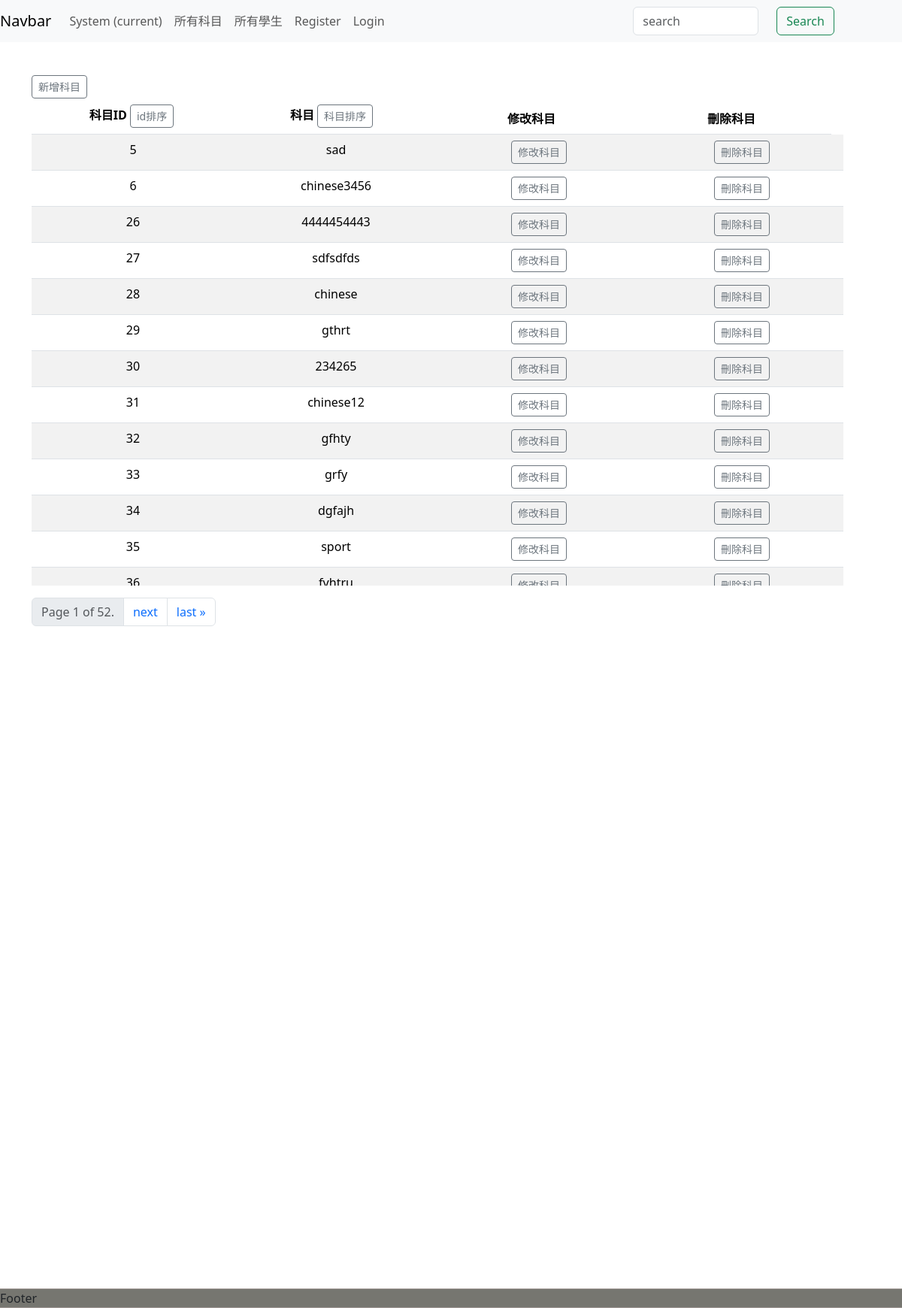
Before: /app/subjects/ with the older database file.
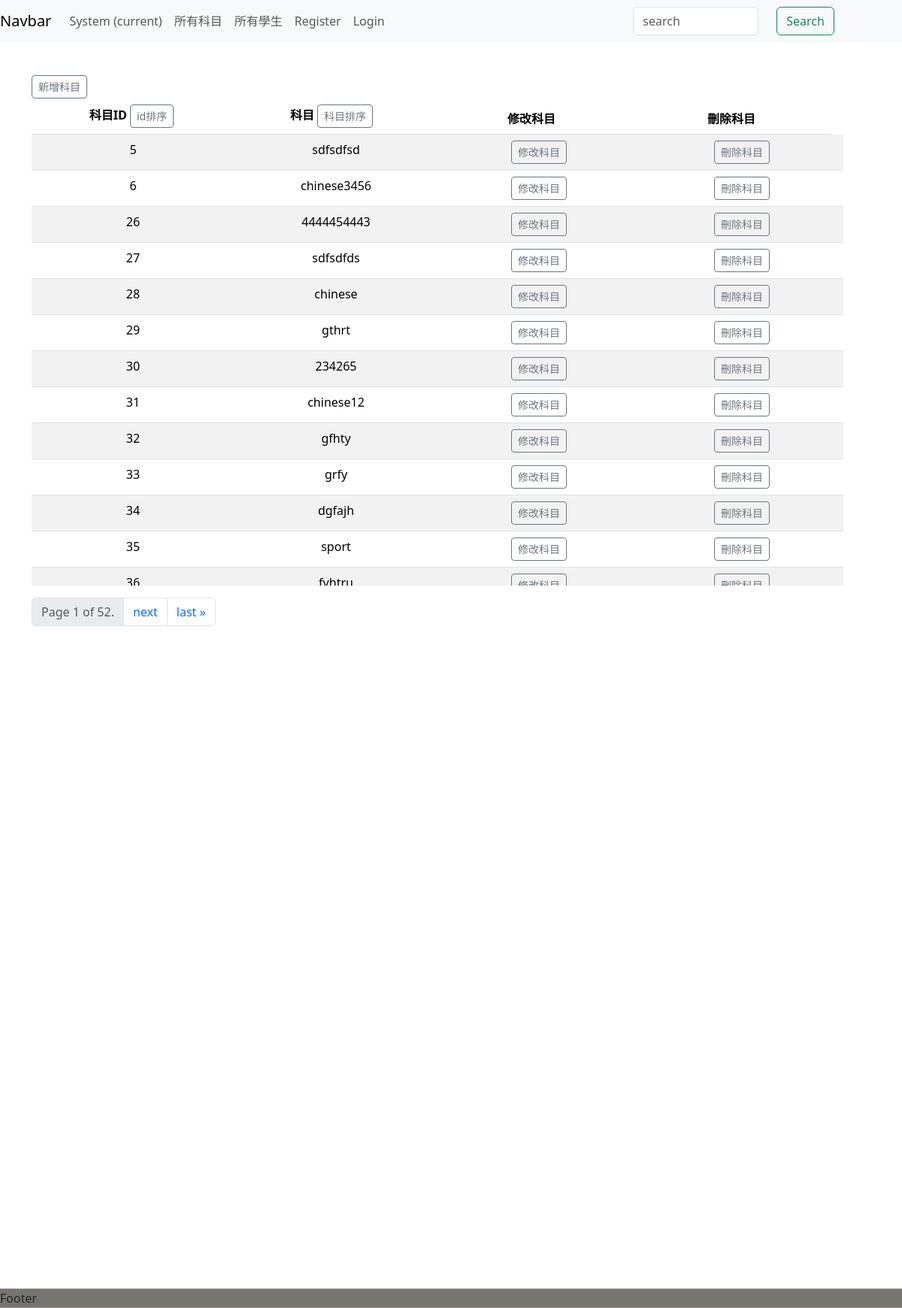
After: the same page with the newer database file.
### app/models.py (models this page shows, shortened)
class Subject(models.Model):
    subjectName = models.CharField(max_length=30,unique=True,verbose_name ="科目名稱")
    class Meta:
        verbose_name = "科目"
        verbose_name_plural = "科目"

### app/views.py (the view)
# urls.py: path("subjects/", views.ListSubjectView.as_view(), name="listSubjects"),
class ListSubjectView(ListView):
    paginate_by = PAGINATE_NUM
    model = Subject
    template_name = 'app/Subject.html'
    context_object_name = "subjects"
    def get_ordering(self) -> Sequence[str]:
        ordering = self.request.GET.get('ordering', 'id')
        return [ordering]
    def get_context_data(self, **kwargs: Any) -> dict[str, Any]:
        context = super().get_context_data(**kwargs)
        context["SUBJECTS_API_URL"] = reverse_lazy("app:listSubjects")
        ordering = self.request.GET.get('ordering', 'id')
        context['ordering'] = ordering
        return context

### app/templates/app/Subject.html (shortened to what this page needs)
{% extends "app/Base.html" %}
{% load static %}
{% block content %}
<a href="{% url 'app:createSubject' %}" class="btn btn-outline-secondary btn-sm">新增科目</a>
<table class="table table-striped" style="width: 90vw;">
    <thead>
        <tr>
            <th scope="col">
                科目ID
                <a href="#" class="btn btn-outline-secondary btn-sm order-btn" id="id-order-btn">id排序</a>
            </th>
            <th scope="col">
                科目
                <a href="#" class="btn btn-outline-secondary btn-sm order-btn" id="subjectName-order-btn">科目排序</a>
            </th>
            <th scope="col">修改科目</th>
            <th scope="col">刪除科目</th>
        </tr>
    </thead>
    <tbody>
        {% for subject in subjects %}
        <tr>
            <td scope="col">{{ subject.id }}</td>
            <td scope="col">{{ subject.subjectName }}</td>
            <td scope="col">
                <a href="#" class="btn btn-outline-secondary btn-sm update-subject-btn"
                    hx-get="{% url 'app:updateSubjects' pk=subject.id %}" hx-trigger="click" hx-target="closest tr"
                    hx-swap="innerHTML">
                    修改科目
                </a>
            </td>
            <td scope="col">
                <a href="#" class="btn btn-outline-secondary btn-sm" hx-delete="{% url 'app:deleteSubjects' pk=subject.id %}"
                    hx-trigger="click" hx-target="closest tr" hx-swap="outerHTML">
                    刪除科目
                </a>
            </td>
        </tr>
        {% endfor %}
    </tbody>
</table>
<div class="pagination">
    <ul class="pagination justify-content-center">
        <li class="page-item disabled">
            <span class="page-link">
                Page {{ page_obj.number }} of {{ page_obj.paginator.num_pages }}.
            </span>
        </li>
        {% if page_obj.has_next %}
            <li class="page-item"><a class="page-link" href="?page={{ page_obj.next_page_number }}&ordering={{ ordering }}">next</a></li>
            <li class="page-item"><a class="page-link" href="?page={{ page_obj.paginator.num_pages }}&ordering={{ ordering }}">last &raquo;</a></li>
        {% endif %}
    </ul>
</div>
{% endblock %}

Changed rows visible on the page:
changed Subject id 5: subjectName "sad" → "sdfsdfsd"
